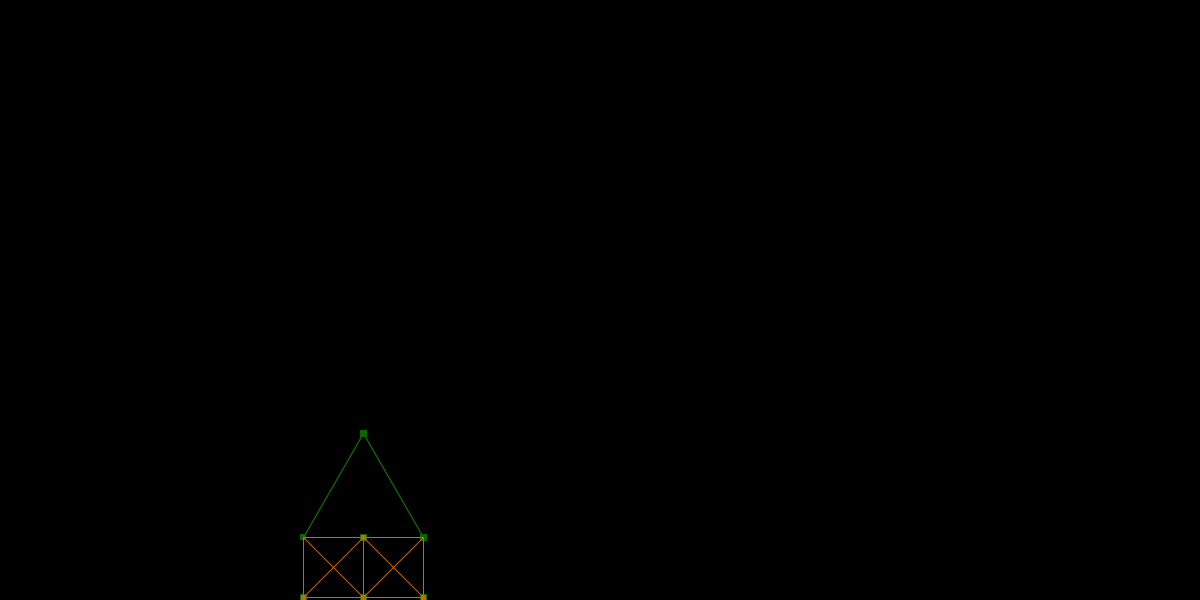
Frame 1 (no input)
Frame 60 (the mouse pressed at the canvas centre just before this capture): identical to frame 1, image omitted
Frame 120 (the mouse held since frame 60 and released just before this capture): identical to frame 1, image omitted

The Processing sketch that drew this single still picture (run headless with seeded random() and noise(); from frame 60 on, the mouse is pressed at the canvas centre):

// Processing sketch: hw5_locomotion
// ── hw5_locomotion.pde
public Ptm[] list;
int size;
float delta_time;
float fspringx;
float fspringy;
float ux;
float uy;
float d;
float fsp;
Spring[][] springs;
boolean continuous;
int[][]array;
float initl;
boolean onestep;


void setup() {
  onestep=true;
  continuous=false;
  initl=0;
  fsp=0;
  d=0;
  ux=0;
  uy=0;
  fspringx=0;
  fspringy=0;
  size(1200, 600);
  delta_time=0.05;
  size=7;
  array = new int [size][size];
  list = new Ptm[size];
  springs=new Spring[size][size];

  //body triangle
  //FROG CODE
   list[0]= new Ptm (50, 50, 89, 0, 0);
   list[1]= new Ptm (50, 70, 89, 0, 0);
   list[2]= new Ptm (50, 60, 89-sqrt(300), 0, 0);
  for (int i=0; i<3; i++) { //initialization of position and speed // GO TO SIZE
    if(i<3){
    for(int j=0;j<3;j++){
      if(i!=j){
      springs[i][j]=new Spring(list[i],list[j],20,20);
      }
      }
    }
  }
  
  list[3]=new Ptm(50,50,99,0,0);
  list[4]=new Ptm(50,70,99,0,0);//2 vx?
  list[5]=new Ptm(50,60,89,0,0);
  list[6]=new Ptm(50,60,99,0,0);
  springs[3][0]=new Spring(list[3],list[0],10,30);
  array[3][0]=2;
  springs[4][1]=new Spring(list[4],list[1],10,30);
  array[4][1]=2;
  springs[5][1]=new Spring(list[5],list[1],0.1,30);
  array[5][1]=2;
  springs[5][0]=new Spring(list[5],list[0],1.8,30);
  array[5][0]=2;
  springs[5][3]=new Spring(list[5],list[3],sqrt(200),30);
  array[5][3]=2;
  springs[5][4]=new Spring(list[5],list[0],sqrt(200),30);
  array[5][4]=2;
  
  springs[6][0]=new Spring(list[6],list[0],10,30);
  array[6][0]=2;
  springs[6][1]=new Spring(list[6],list[1],10,30);
  array[6][1]=2;
  springs[6][5]=new Spring(list[6],list[5],10,30);
  array[6][5]=2;
  
  springs[6][3]=new Spring(list[6],list[3],sqrt(200),30);
  array[6][3]=2;
  springs[6][4]=new Spring(list[6],list[0],sqrt(200),30);
  array[6][4]=2;
  
//  springs[5][2]=new Spring(list[5],list[2],20,50);
//  array[5][2]=2;

  
    //  //frequency, phase, amplitude
    springs[5][0].setDetails(1,0,2);
    springs[5][1].setDetails(1,PI,2);
    
    
    list[0]= new Ptm (50, 50, 89, 0, 0);
   list[1]= new Ptm (50, 70, 89, 0, 0);
   list[2]= new Ptm (50, 60, 89-sqrt(300), 0, 0);
  for (int i=0; i<3; i++) { //initialization of position and speed // GO TO SIZE
    if(i<3){
    for(int j=0;j<3;j++){
      if(i!=j){
      springs[i][j]=new Spring(list[i],list[j],20,20);
      }
      }
    }
  }
  //FISH CODE
  
//  list[3]=new Ptm(100,50,99,0,0);
//  list[4]=new Ptm(100,70,99,0,0);
//  list[5]=new Ptm(100,60,89,0,0);
//  springs[3][0]=new Spring(list[3],list[0],10,30);
//  array[3][0]=2;
//  springs[4][1]=new Spring(list[4],list[1],10,30);
//  array[4][1]=2;
//  springs[5][1]=new Spring(list[5],list[1],2,30);
//  array[5][1]=2;
//  springs[5][0]=new Spring(list[5],list[0],2,30);
//  array[5][0]=2;
//  springs[5][3]=new Spring(list[5],list[3],sqrt(200),30);
//  array[5][3]=2;
//  springs[5][4]=new Spring(list[5],list[0],sqrt(200),30);
//  array[5][4]=2;
//  springs[3][4]=new Spring(list[3],list[4],20,30);
//  array[3][4]=2;
//  
//    //  //frequency, phase, amplitude
//    springs[5][0].setDetails(1,0,2);
//    springs[5][1].setDetails(1,PI,2);
//    
  
  
  
  
//  for(int i=3;i<6;i++){
//    list[i]=new Ptm(100,20+5*i,99,0,0);
//    if(i>3){
//      springs[i][i-1]=new Spring(list[i],list[i-1],5,100);
//      array[i][i-1]=2;
//    }
//  }
//  springs[3][1]=new Spring(list[3],list[1],5,50);
//  array[3][1]=2;
//  
//  for(int i=6;i<size;i++){
//    list[i]=new Ptm(100,25+5*(i-5),99-sqrt(5*5-2.5*2.5),0,0);
//      if(i>6){
//      springs[i][i-1]=new Spring(list[i],list[i-1],5,50);
//      array[i][i-1]=2;
//    }    
//  }
//  springs[6][2]=new Spring(list[6],list[2],5,50);
//  array[6][2]=2;
//  
//  for(int i=0;i<3;i++){
//    springs[3+i][6+i]=new Spring(list[3+i],list[6+i],5,500);
//    array[3+i][6+i]=2;
//  }
//  
//  springs[6][1]=new Spring(list[6],list[1],5,500);
//  array[6][1]=2;
//  springs[6][4]=new Spring(list[6],list[4],5,500);
//  array[6][4]=2;
//  springs[7][3]=new Spring(list[7],list[3],5,500);
//  array[7][3]=2;
//  springs[7][5]=new Spring(list[7],list[5],5,500);
//  array[7][5]=2;
//  springs[2][3]=new Spring(list[2],list[3],5,500);
//  array[2][3]=2;
//  
  
  
    //  //frequency, phase, amplitude

    
    
    
    
}

void draw() {
  if(continuous==true || onestep==true){
  background(0,0,0);
  noStroke();


  //display
  for (int i=0; i<size; i++) { 
    if (list[i].exist==true) {
      if(i<3){ //triangle
        fill(12,102,0);
        rect(6*list[i].px, 6*list[i].py, 6, 6);
        for(int j=0;j<3;j++){
         stroke(12,102,0);
         line(6*list[i].px+3, 6*list[i].py+3, 6*list[j].px+3, 6*list[j].py+3);
        }
        
        
      }
      else{ //muscles
      fill(204, 102, 0);//204,102
      rect(6*list[i].px, 6*list[i].py, 6, 6);
      }
    }
  }
  
  //display muscles
  stroke(204, 102, 0);
  for(int i=0;i<size;i++){
    for(int j=0;j<size;j++){
      if(array[i][j]==2){
        line(6*list[i].px+3, 6*list[i].py+3, 6*list[j].px+3, 6*list[j].py+3);
      }
    }
  }
  
  
  //triangle
  for(int i=0;i<3;i++){
    fspringx=0;
    fspringy=0;
    fsp=0;
    //elements of triangle
     for(int j=0;j<3;j++){
       if(i!=j){
         d=sqrt((list[i].px-list[j].px)*(list[i].px-list[j].px) + (list[i].py-list[j].py)*(list[i].py-list[j].py));
           if(d!=0){
         fsp=-springs[i][j].k*(d-springs[i][j].l0);
         ux=list[j].px-list[i].px;
         uy=list[j].py-list[i].py;
         fspringx=fspringx-fsp*ux;
         fspringy=fspringy-fsp*uy;  
       }
       
     }
    }
     list[i].vx=list[i].vx+delta_time*fspringx/(list[i].m);
     list[i].vy=list[i].vy+delta_time*fspringy/(list[i].m);
     list[i].update();
  }
  
  //muscles
  for(int i=0;i<size;i++){
    for(int j=0;j<size;j++){
      if(array[i][j]==2){// where there is a spring
    springs[i][j].updateLength();
    fspringx=0;
    fspringy=0;
    fsp=0;
    d=sqrt((list[i].px-list[j].px)*(list[i].px-list[j].px) + (list[i].py-list[j].py)*(list[i].py-list[j].py));
    if(d!=0){
         fsp=-springs[i][j].k*(d-springs[i][j].l0);
         ux=list[j].px-list[i].px;
         uy=list[j].py-list[i].py;
         fspringx=fspringx-fsp*ux;
         fspringy=fspringy-fsp*uy;  
       }
     list[i].vx=list[i].vx+delta_time*fspringx/(list[i].m);
     list[i].vy=list[i].vy+delta_time*fspringy/(list[i].m);
     list[i].update();
     list[j].vx=list[j].vx-delta_time*fspringx/(list[j].m);
     list[j].vy=list[j].vy-delta_time*fspringy/(list[j].m);
     list[j].update();
       }
      }
    }  
  }
  onestep=false;
}


void keyPressed(){
  if(key==' '){
    continuous=!continuous;
  }
  if(key=='s'){
    onestep=true;
    continuous=false;
  }
  
}



// ── Ptm.pde
public class Ptm {
  public float px;
  public float py;
  public float m;
  public float vx;
  public float vy;
  public float ax;
  public float ay;
  public float fx;
  public float fy;
  public float oldpx;
  public float oldpy;
  public float olderpx;
  public float olderpy;
  public float damp;
  public float fdampx;
  public float fdampy;
  public boolean exist;
  public float delta_time;
  public float g;
  
  public Ptm(float mass, float posx,float posy, float speedx, float speedy){
      px=posx;
      py=posy;
      vx=speedx;
      vy=speedy;
      m=mass;
      exist=true;
    }
  
  public void update(){
    g=10;
    damp=0.3;
    delta_time=0.05;
    if(px+delta_time*vx>199 || px+delta_time*vx<0 ){
      vx=-vx;
    }
    olderpx=oldpx;
    oldpx=px;
    px=px+delta_time*vx;
    
    if(py+delta_time*vy>99 || py+delta_time*vy<0 ){
      vy=-vy;
    }
    olderpy=oldpy;
    oldpy=py;
      
    // location = location + (velocity * delta_time)
    // location.add(velocity * delta_time)
    py=py+delta_time*vy;
    //damping force
    fdampx=-damp*vx;
    fdampy=-damp*vy;
    
    //gravity
    
    vx=vx+delta_time*(fdampx)/m;
    vy=vy+delta_time*(fdampy)/m;

  }
  

}

// ── Spring.pde
public class Spring{
  public Ptm pt1;
  public Ptm pt2;
  public float l0;
  public float k;
  public float freq;
  public float ph;
  public float amp;
  public float t;
  public boolean existS;
  
  
  public Spring(Ptm point1, Ptm point2, float rest_length, float stiffness){
    pt1=point1;
    pt2=point2;
    l0=rest_length;
    k=stiffness;
    existS=true;
    freq=0;
    ph=0;
    amp=l0/2;
    t=-1;
  }
  
  public void setDetails(float frequency, float phase, float amplitude){
    freq=frequency;
    ph=phase;
    amp=amplitude;
    t=0;
  }
  
  public void updateLength(){
    if(t!=-1){
    t=t+1;
    l0=amp+amp*sin(2*PI*freq*t+ph);
    }
  }  
}
